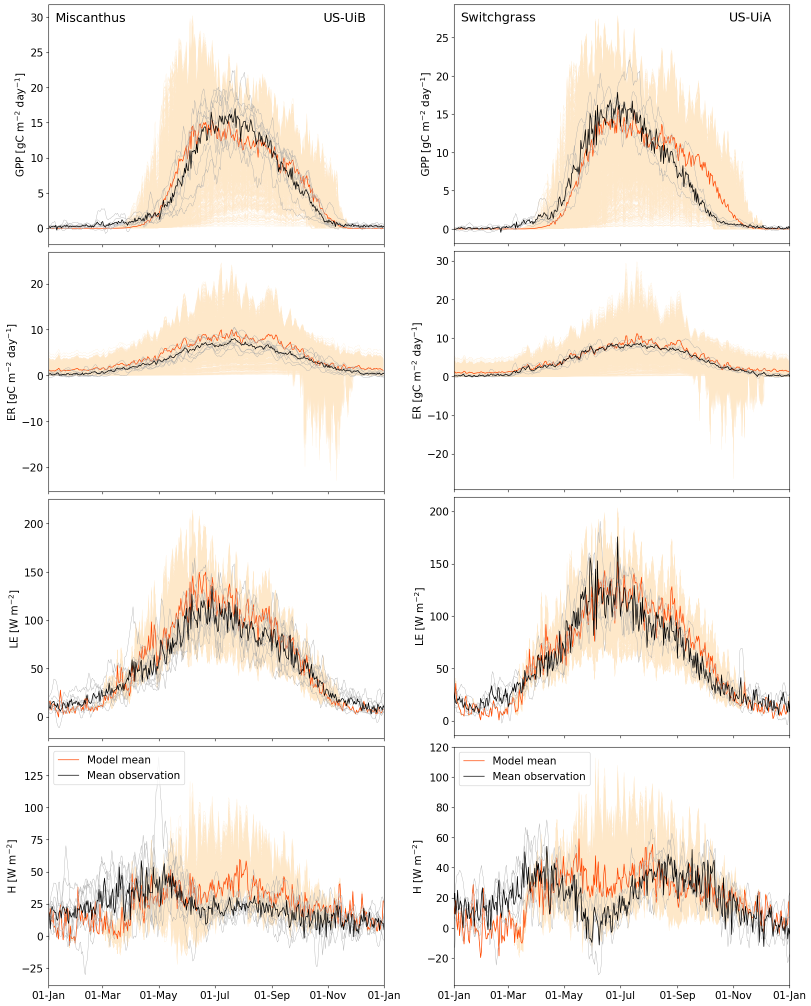
#> input picture figures/fig_model_obs.png, 1622 x 2011 px, given in place of 20220111_miscanthus_US-UiB_model_obs.png, which was not available (shown at 1/2 size)
$ python merge_images.py
#> lines starting #> are read from the running program, lines starting #| are printed output that depends on the picture; pictures that were not available may be replaced by others from this repository, and a replacement may not be noted
"""
Python modules for making spatial plots of ELM outputs
"""
import os
import sys
from PIL import Image
import matplotlib as mpl
mpl.use('Agg')

__author__ = 'Eva Sinha'
__email__  = 'eva.sinha@pnnl.gov'


# -----------------------------------------------------------
def merge_2images_horiz(im1, im2):
    w = im1.size[0] + im2.size[0]
    h = max(im1.size[1], im2.size[1])
    im = Image.new('RGBA', (w, h))

    im.paste(im1)
    im.paste(im2, (im1.size[0], 0))

    return im

# -----------------------------------------------------------
def merge_2images_vert(im1, im2):
    w = im1.size[0]
    h = im1.size[1] + im2.size[1]
    im = Image.new('RGBA', (w, h))

    im.paste(im1)
    im.paste(im2, ((im1.size[0] -  im2.size[0]), im1.size[1]))

    return im

# -----------------------------------------------------------
def merge_4images_vert(im1, im2, im3, im4):
    w = im1.size[0]
    h = im1.size[1] + im2.size[1] + im3.size[1] + im4.size[1]
    im = Image.new('RGBA', (w, h))

    im.paste(im1)
    im.paste(im2, (0, im1.size[1]))
    im.paste(im3, (0, im1.size[1] + im2.size[1]))
    im.paste(im4, (0, im1.size[1] + im2.size[1] + im3.size[1]))

    return im

# -----------------------------------------------------------
def merge_3images(im1, im2, im3):
    w = im1.size[0] + im2.size[0]
    h = max(im1.size[1], im2.size[1]) + im3.size[1]
    im = Image.new('RGBA', (w, h))

    im.paste(im1)
    im.paste(im2, (im1.size[0], 0))
    im.paste(im3, (im1.size[0], max(im1.size[1], im2.size[1])))

    return im

# -----------------------------------------------------------

myDict_merge_2images_horiz = {'fig_model_obs.png':    {'im1':'20220111_miscanthus_US-UiB_model_obs.png',
                                                       'im2':'20220111_switchgrass_US-UiA_model_obs.png'},
                              'fig_surrogate_RMSE.png':  {'im1':'Miscanthus_rmse.png',
                                                          'im2':'Switchgrass_rmse.png'},
                              'fig_surrogate_RRMSE.png': {'im1':'Miscanthus_rrmse.png',
                                                          'im2':'Switchgrass_rrmse.png'},
                              'fig_SA.png':           {'im1':'US-UiB_Miscanthus_sens_main_all.png',
                                                       'im2':'US-UiA_Switchgrass_sens_main_all.png'},
                              'fig_calibration.png':  {'im1':'US-UiB_Miscanthus_fit_shade.png',
                                                       'im2':'US-UiA_Switchgrass_fit_shade.png'},
                              'fig_validation.png':   {'im1':'20220120_miscanthus_US-UiB_valid_model_obs.png',
                                                       'im2':'20220120_switchgrass_US-UiA_valid_model_obs.png'},
                              'fig_LAI.png':          {'im1':'20220120_miscanthus_US-UiB_valid_lai.png',
                                                       'im2':'20220120_switchgrass_US-UiA_valid_lai.png'},
                              'fig_harvest.png':      {'im1':'20220120_miscanthus_US-UiB_valid_harv.png',
                                                       'im2':'20220120_switchgrass_US-UiA_valid_harv.png'}}

myDict_merge_4images_vert = {'fig_ELM_surrogate_miscanthus.png': {'im1':'fit_US-UiB_Miscanthus_GPP.png',
                                                                  'im2':'fit_US-UiB_Miscanthus_ER.png',
                                                                  'im3':'fit_US-UiB_Miscanthus_LE.png',
                                                                  'im4':'fit_US-UiB_Miscanthus_H.png'},
                             'fig_ELM_surrogate_switchgrass.png': {'im1':'fit_US-UiA_Switchgrass_GPP.png',
                                                                   'im2':'fit_US-UiA_Switchgrass_ER.png',
                                                                   'im3':'fit_US-UiA_Switchgrass_LE.png',
                                                                   'im4':'fit_US-UiA_Switchgrass_H.png'}}

fpath = '../figures/'

#iterate through dictionary
for i, key in enumerate(myDict_merge_2images_horiz):

   # Read images
   im1 = Image.open(fpath + myDict_merge_2images_horiz[key]['im1'])
#> im1 is the input picture: PIL image 1622x2011 RGBA; mean R, G, B, A 246.3, 241.2, 235.8, 255
   im2 = Image.open(fpath + myDict_merge_2images_horiz[key]['im2'])
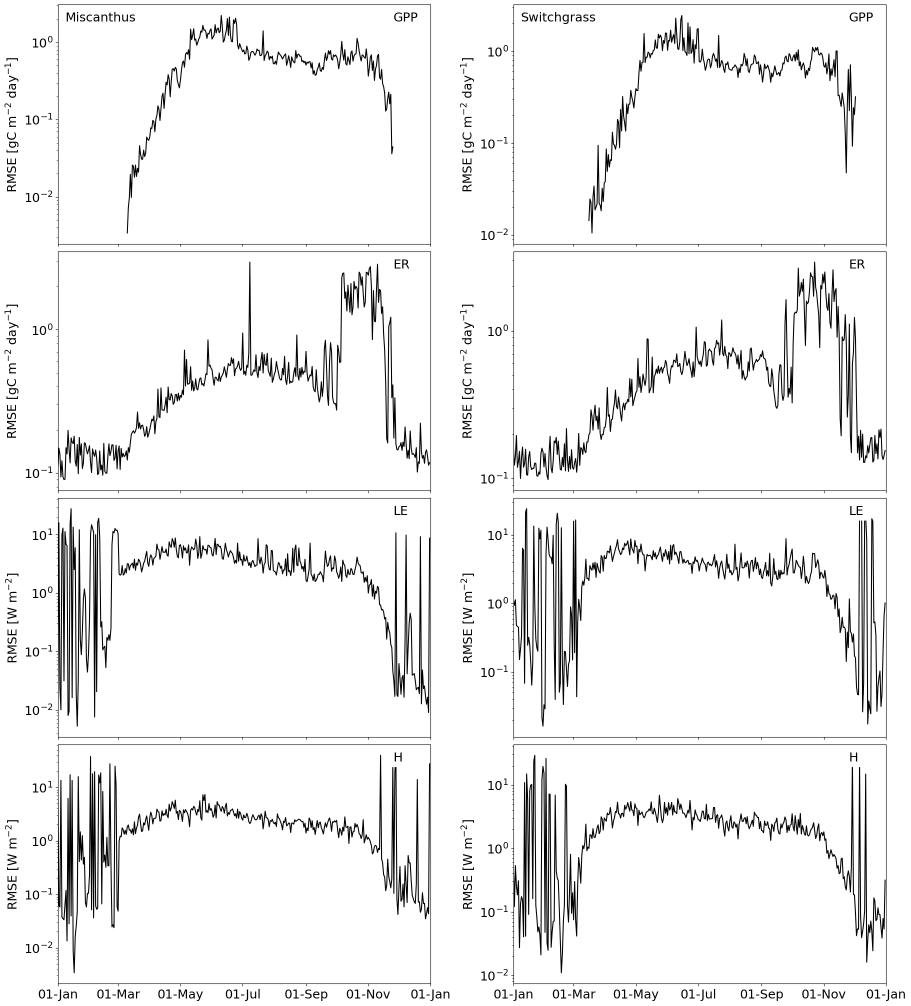
#> input picture figures/fig_surrogate_RMSE.png, 1822 x 2011 px, given in place of 20220111_switchgrass_US-UiA_model_obs.png, which was not available (shown at 1/2 size)
#> im2 is the input picture: PIL image 1822x2011 RGBA; mean R, G, B, A 241.2, 241.2, 241.2, 255

   new_image = merge_2images_horiz(im1, im2)
#> in merge_2images_horiz, `im = Image.new('RGBA', (w, h))`: im: PIL image 3444x2011 RGBA; every value is 0
#> in merge_2images_horiz, `im.paste(im1)`:
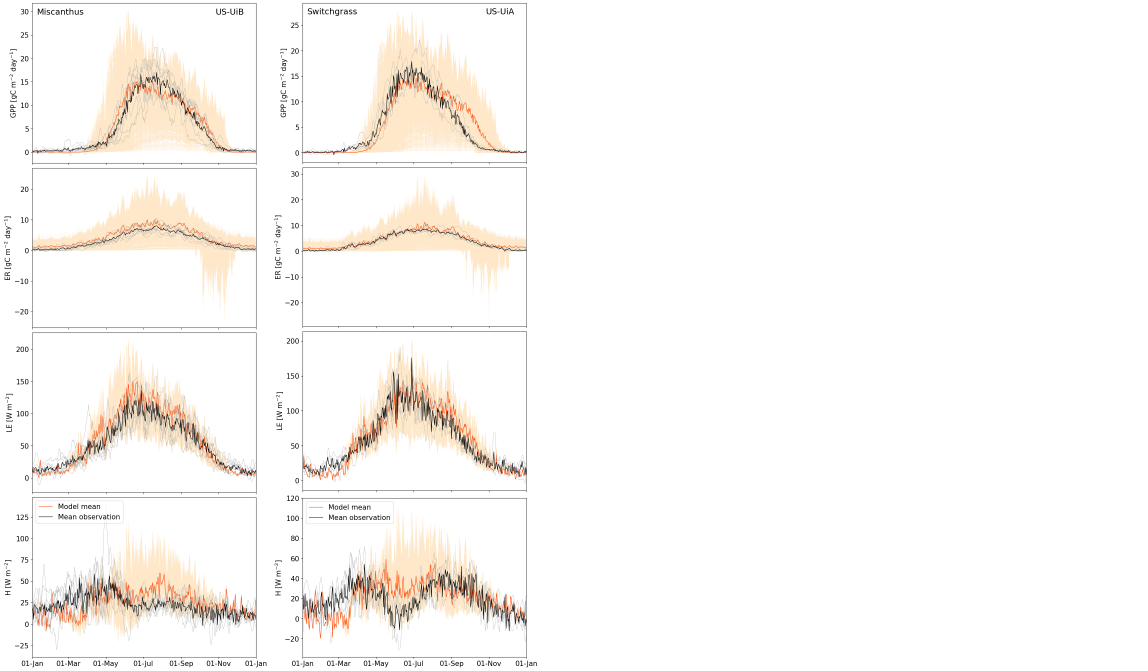
#> im: PIL image 3444x2011 RGBA (shown at 1/3 size); mean R, G, B, A 116, 113.6, 111.1, 120.1; transparent parts drawn white
#> in merge_2images_horiz, `im.paste(im2, (im1.size[0], 0))`:
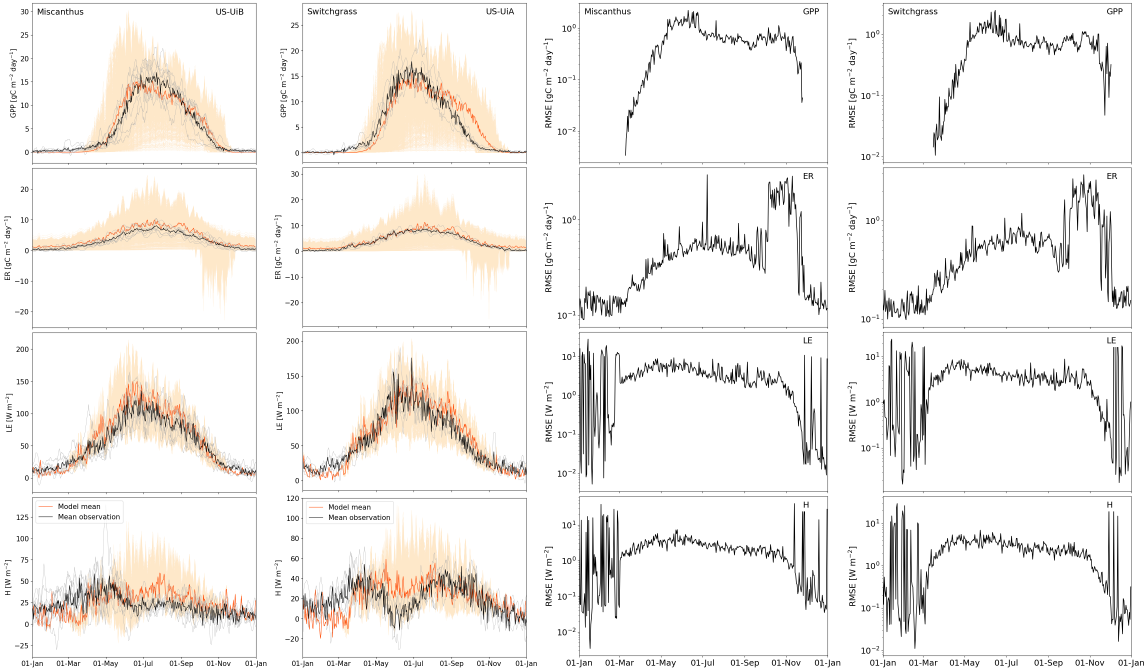
#> im: PIL image 3444x2011 RGBA (shown at 1/3 size); mean R, G, B, A 243.6, 241.2, 238.7, 255
#> (the run stopped early here; a loop or call above may not have finished)
